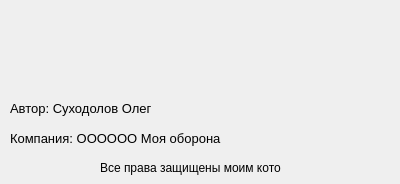
<?xml version="1.0" encoding="UTF-8"?>
<ui version="4.0">
 <class>AboutProgrammForm</class>
 <widget class="QWidget" name="AboutProgrammForm">
  <property name="geometry">
   <rect>
    <x>0</x>
    <y>0</y>
    <width>400</width>
    <height>184</height>
   </rect>
  </property>
  <property name="windowTitle">
   <string>Form</string>
  </property>
  <widget class="QLabel" name="label">
   <property name="geometry">
    <rect>
     <x>0</x>
     <y>0</y>
     <width>100</width>
     <height>72</height>
    </rect>
   </property>
   <property name="styleSheet">
    <string notr="true">#label {
image: url(:/images/Logo.png);
}</string>
   </property>
   <property name="text">
    <string/>
   </property>
  </widget>
  <widget class="QLabel" name="label_2">
   <property name="geometry">
    <rect>
     <x>10</x>
     <y>100</y>
     <width>141</width>
     <height>16</height>
    </rect>
   </property>
   <property name="font">
    <font>
     <pointsize>10</pointsize>
    </font>
   </property>
   <property name="text">
    <string>Автор: Суходолов Олег</string>
   </property>
  </widget>
  <widget class="QLabel" name="label_3">
   <property name="geometry">
    <rect>
     <x>10</x>
     <y>130</y>
     <width>211</width>
     <height>16</height>
    </rect>
   </property>
   <property name="font">
    <font>
     <pointsize>10</pointsize>
    </font>
   </property>
   <property name="text">
    <string>Компания: ОООООО Моя оборона</string>
   </property>
  </widget>
  <widget class="QLabel" name="label_4">
   <property name="geometry">
    <rect>
     <x>100</x>
     <y>160</y>
     <width>181</width>
     <height>16</height>
    </rect>
   </property>
   <property name="text">
    <string>Все права защищены моим котом</string>
   </property>
  </widget>
 </widget>
 <resources/>
 <connections/>
</ui>
